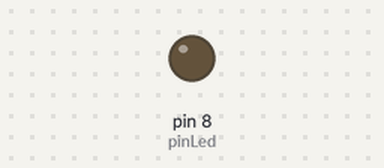
This sketch was run on a simulated Arduino Uno, built with avr-gcc and run on an emulated ATmega328P. Shown: output pins drawn as LEDs (lit = HIGH).

Above: at 0.1 s.
At 1.1 s:
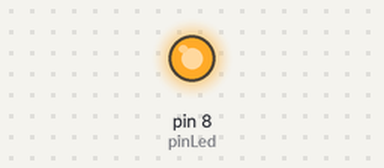
Timing chart, 0 to 2.6 s (numbered marks = the images above):
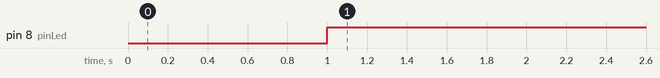

The sketch:

millisecond_count_v1.ino
```cpp
int pinLed=8;
unsigned long timeStart=0,timeWait=1000;
void setup(){
  pinMode(pinLed,OUTPUT);
  digitalWrite(pinLed,LOW);
  timeStart=millis();
  Serial.begin(9600);
}
void loop(){
  int timeCurrent=millis();
  //Serial.print("Full millis(): \t\t");
  //Serial.println(timeCurrent);
  if(timeCurrent>=timeStart+timeWait){
    digitalWrite(pinLed,HIGH);
  }
}
```

Measured:
- by itself, pin 8 (pinLed): LOW → HIGH at 1.0 s
